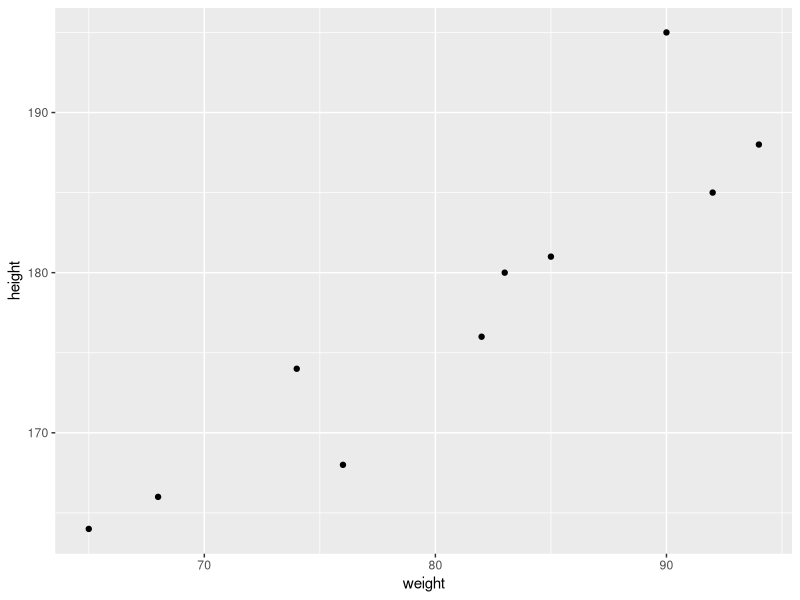
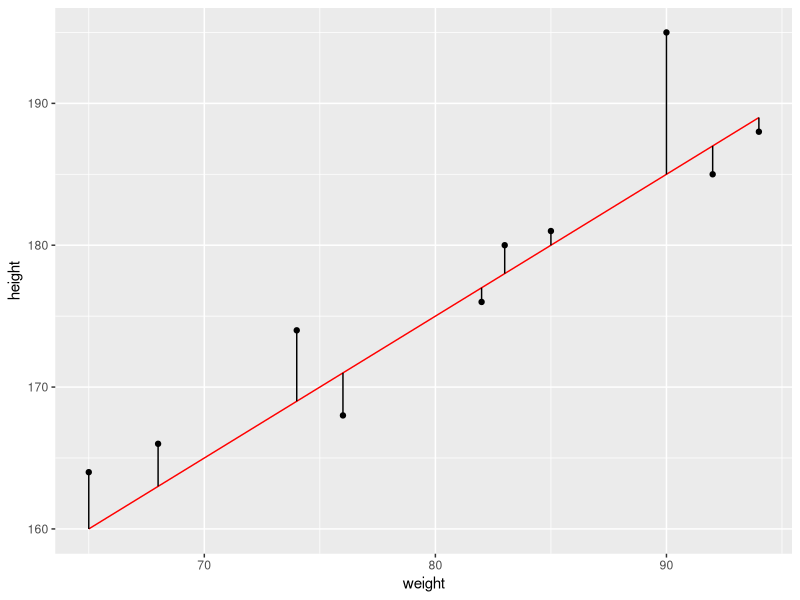
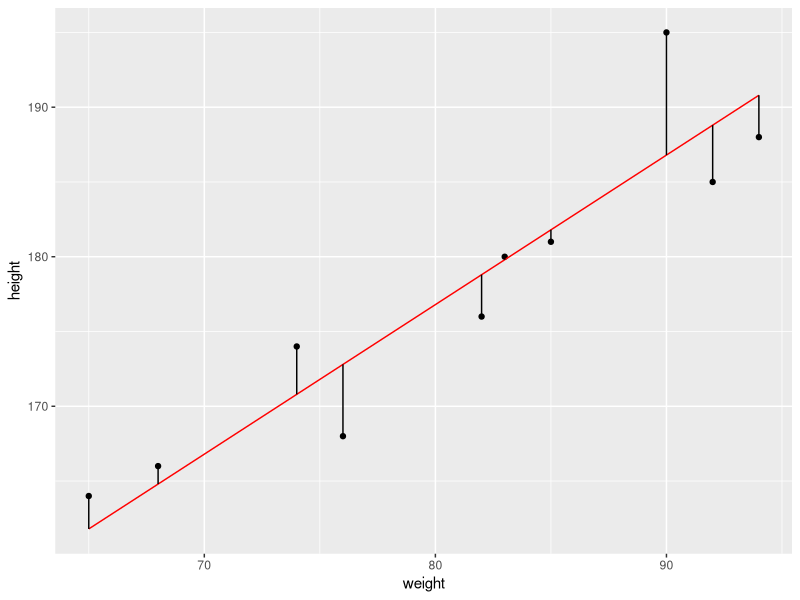
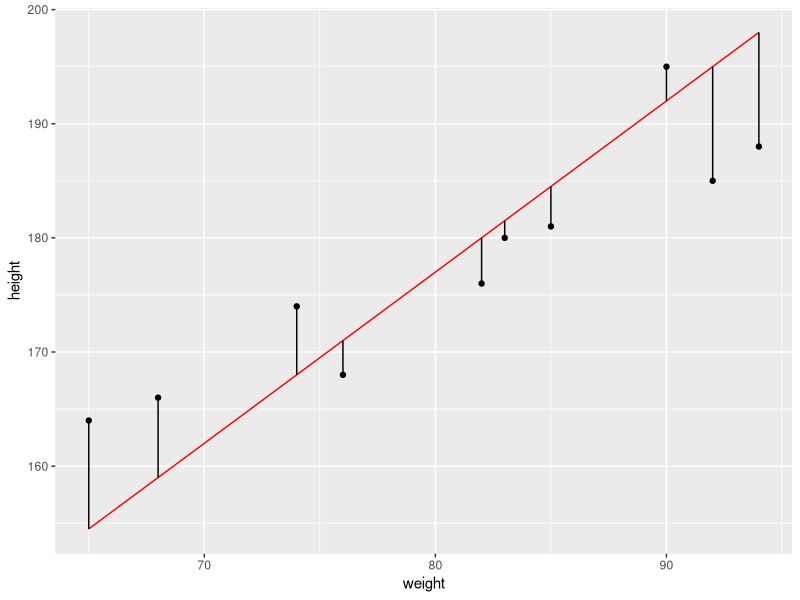
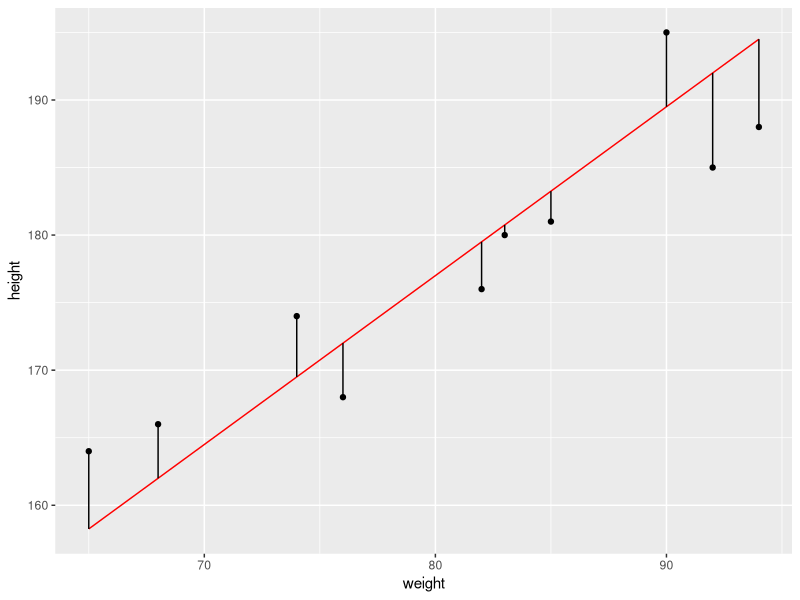
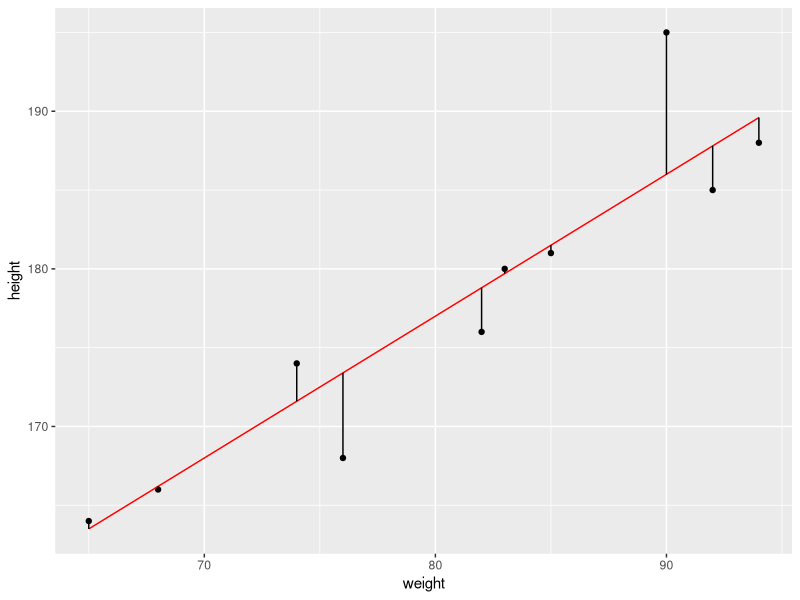
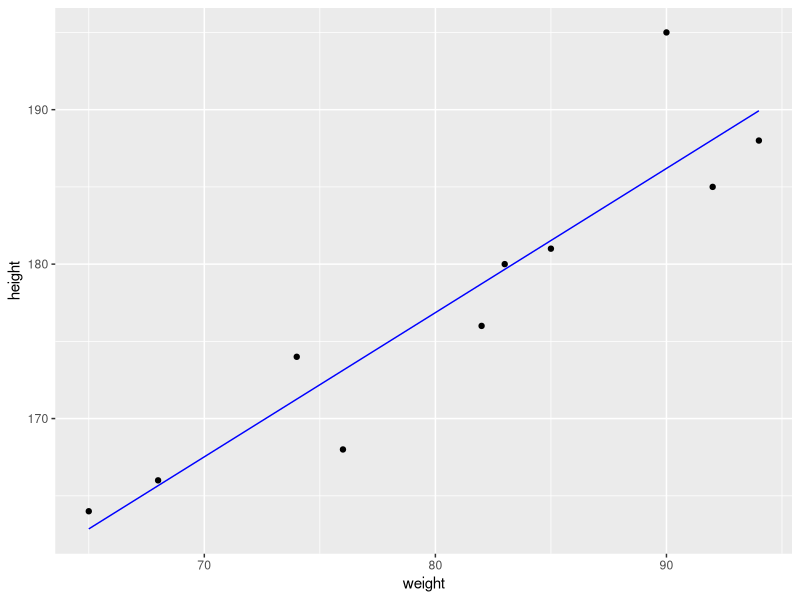

These charts were generated, in order, by the following R code:
## ---- chunk 1
library(tidyverse)
## ---- chunk 2
height <- c(176, 164, 181, 168, 195, 185, 166, 180, 188, 174)
weight <- c(82, 65, 85, 76, 90, 92, 68, 83, 94, 74 )
sample <- tibble(
  weight,
  height
)

sample %>%
  ggplot(aes(x = weight, y = height)) +
  geom_point()
## ---- chunk 3
sample %>% 
    summarise(cor = cor(weight, height))
## ---- chunk 4
line <- function(x, b0, b1){
    
    b0 + b1 * x
}
## ---- chunk 5
sample %>% 
    mutate(fit_height = line(weight, 95, 1)) %>% 
    ggplot(aes(x = weight, y = height)) +
    geom_point() +
    geom_line(aes(y = fit_height), colour = "red") +
    geom_segment(aes(xend = weight, yend = fit_height))
## ---- chunk 6
sample %>% 
    mutate(fit_height = line(weight, b0 = 95, b1 = 1)) %>% 
    mutate(resid = height - fit_height) %>% 
    summarise(sum_resid = sum(resid^2)) # take the square to remove "cancellation effect" of large but opposite residuals
## ---- chunk 7
b0 = 96.8
b1 = 1

sample %>% 
    mutate(fit_height = line(weight, b0, b1)) %>% 
    mutate(resid = height - fit_height) %>% 
    ggplot(aes(x = weight, y = height)) +
    geom_point() +
    geom_line(aes(y = fit_height), colour = "red") +
    geom_segment(aes(xend = weight, yend = fit_height))

sample %>% 
    mutate(fit_height = line(weight, b0 = b0, b1 = b1)) %>% 
    mutate(resid = height - fit_height) %>% 
    summarise(sum_resid = sum(resid^2))
## ---- chunk 8
b0 = 57
b1 = 1.5

sample %>% 
    mutate(fit_height = line(weight, b0, b1)) %>% 
    mutate(resid = height - fit_height) %>% 
    ggplot(aes(x = weight, y = height)) +
    geom_point() +
    geom_line(aes(y = fit_height), colour = "red") +
    geom_segment(aes(xend = weight, yend = fit_height))

sample %>% 
    mutate(fit_height = line(weight, b0 = b0, b1 = b1)) %>% 
    mutate(resid = height - fit_height) %>% 
    summarise(sum_resid = sum(resid^2))
## ---- chunk 9
b0 = 77
b1 = 1.25

sample %>% 
    mutate(fit_height = line(weight, b0 = b0, b1 = b1)) %>% 
    mutate(resid = height - fit_height) %>% 
    summarise(sum_resid = sum(resid^2))

sample %>% 
    mutate(fit_height = line(weight, b0, b1)) %>% 
    mutate(resid = height - fit_height) %>% 
    ggplot(aes(x = weight, y = height)) +
    geom_point() +
    geom_line(aes(y = fit_height), colour = "red") +
    geom_segment(aes(xend = weight, yend = fit_height))


## ---- chunk 10
b0 = 105
b1 = 0.9

sample %>% 
    mutate(fit_height = line(weight, b0 = b0, b1 = b1)) %>% 
    mutate(resid = height - fit_height) %>% 
    summarise(sum_resid = sum(resid^2))

sample %>% 
    mutate(fit_height = line(weight, b0, b1)) %>% 
    mutate(resid = height - fit_height) %>% 
    ggplot(aes(x = weight, y = height)) +
    geom_point() +
    geom_line(aes(y = fit_height), colour = "red") +
    geom_segment(aes(xend = weight, yend = fit_height))


## ---- chunk 11
lm(formula = height ~ weight,
   data = sample)
## ---- chunk 12
102 + (0.9336 * 60)
## ---- chunk 13
model <- lm(formula = height ~ weight,
   data = sample)

# produces a model object; a list we can access by name
## ---- chunk 14
model$coefficients
## ---- chunk 15
# fit heights (for observed weights)
# effectively -- given a specific weight, what value would fit exactly on the line?
fitted(model)
## ---- chunk 16
predict_at <- data.frame(weight = c(60, 70, 78))

predict(model, newdata = predict_at)
## ---- chunk 17
library(modelr)
## ---- chunk 18
sample %>% 
    add_predictions(model, var = "pred_height") %>% 
    add_residuals(model, var = "resid_height") %>% 
  #  summarise(resid_sum_sq = sum(resid_height^2))
    ggplot(aes(x = weight)) +
    geom_point(aes(y = height)) +
    geom_line(aes(y = pred_height), col = "blue")
## ---- chunk 19
predict_at %>% 
    add_predictions(model)

tibble (
    weight = 40:120
) %>% 
    add_predictions(model)
